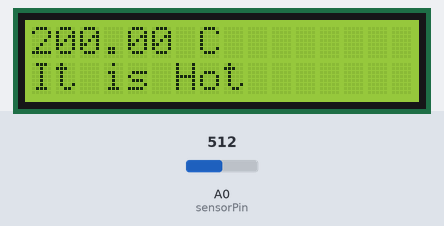
Recording of a sketch running on a simulated Arduino Uno, built with avr-gcc and run on an emulated ATmega328P. Shown: 16×2 character LCD. Inputs (shaded band) come from the test bench; at power-on: A0 (sensorPin) = 512.

Above: at 3.2 s.
3.3 s: A0 (sensorPin) set to 178
At 3.9 s:
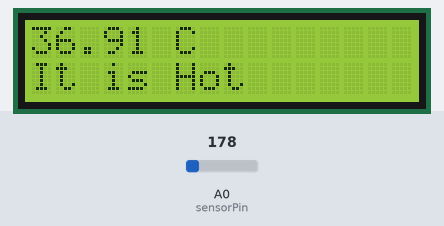
4.8 s: A0 (sensorPin) set to 154
At 6.0 s:
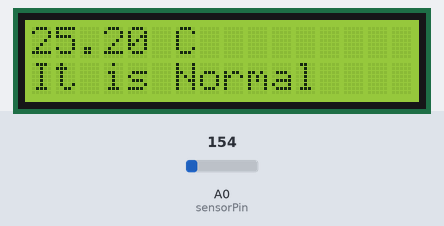
6.3 s: A0 (sensorPin) set to 122
At 7.3 s:
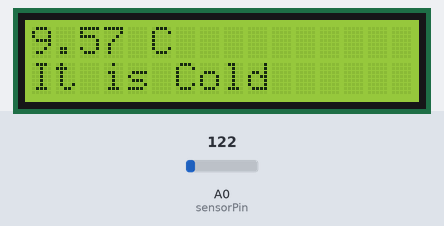
Timing chart, 0 to 9.3 s (numbered marks = the images above; inputs shaded):
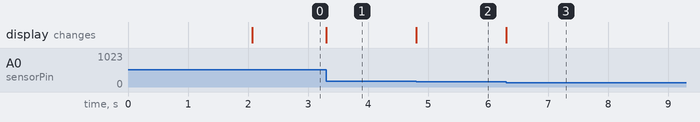

Measured:
- the behaviour switches between 164 and 163 on A0 (sensorPin) (found by bisection; images 1 and 2)
- after the input at 3.3 s, the display: changes at once (image 1)
- after the input at 4.8 s, the display: changes at once (image 2)
- after the input at 6.3 s, the display: changes at once (image 3)

The sketch:

TempLCD.ino
```cpp
#include <LiquidCrystal.h>

int sensorPin = 0; // Initialising Sensor Pin

const int rs = 10, en = 9, d4 = 8, d5 = 7, d6 = 6, d7 = 5; //Initialising Pins needed for LCD
LiquidCrystal lcd(rs, en, d4, d5, d6, d7); // Calling the lcd from the Library
int reading;      // initalising global variables
float voltage;
float temperatureC;
float reftemp ;


void setup() {
  lcd.begin(16, 2); //starting the lcd
  lcd.setCursor(0, 0);
  lcd.print("NAME: RAHAF ALAMI"); //displaying name and ID
  lcd.setCursor(0, 1);
  lcd.print("ID: 89105");
  delay(2000);  //waiting for 2 seconds before clearing the screen
  lcd.clear();
}

void loop() {
  int reading = analogRead(sensorPin);  //Reading the Value of the Temperature Sensor Used
  float voltage = reading * 5.0;
  voltage /= 1024.0;
  float ftemperatureC = (voltage - 0.5) * 100 ; //Converting the raw voltage into Temperature in Celcius

  if (temperatureC != ftemperatureC) { //Only if there is a change in the value of the temperatre the control is passed to the next step
    if (ftemperatureC < 18.00) {  //According to the given conditions, the conditions are checked and the required text displayed on the LCD
      lcd.clear();
      lcd.setCursor(0, 1);
      lcd.print("It is Cold");
    } else if (ftemperatureC > 30.00) {
      lcd.clear();
      lcd.setCursor(0, 1);
      lcd.print("It is Hot");
    }
    else {
      lcd.clear();
      lcd.setCursor(0, 1);
      lcd.print("It is Normal");
    }

    lcd.setCursor(0, 0);
    lcd.print(ftemperatureC);
    lcd.print(" C");

    temperatureC = ftemperatureC; // Initial Variable being changed to monitior any further change after full iteration of this loop
  }
}
```
